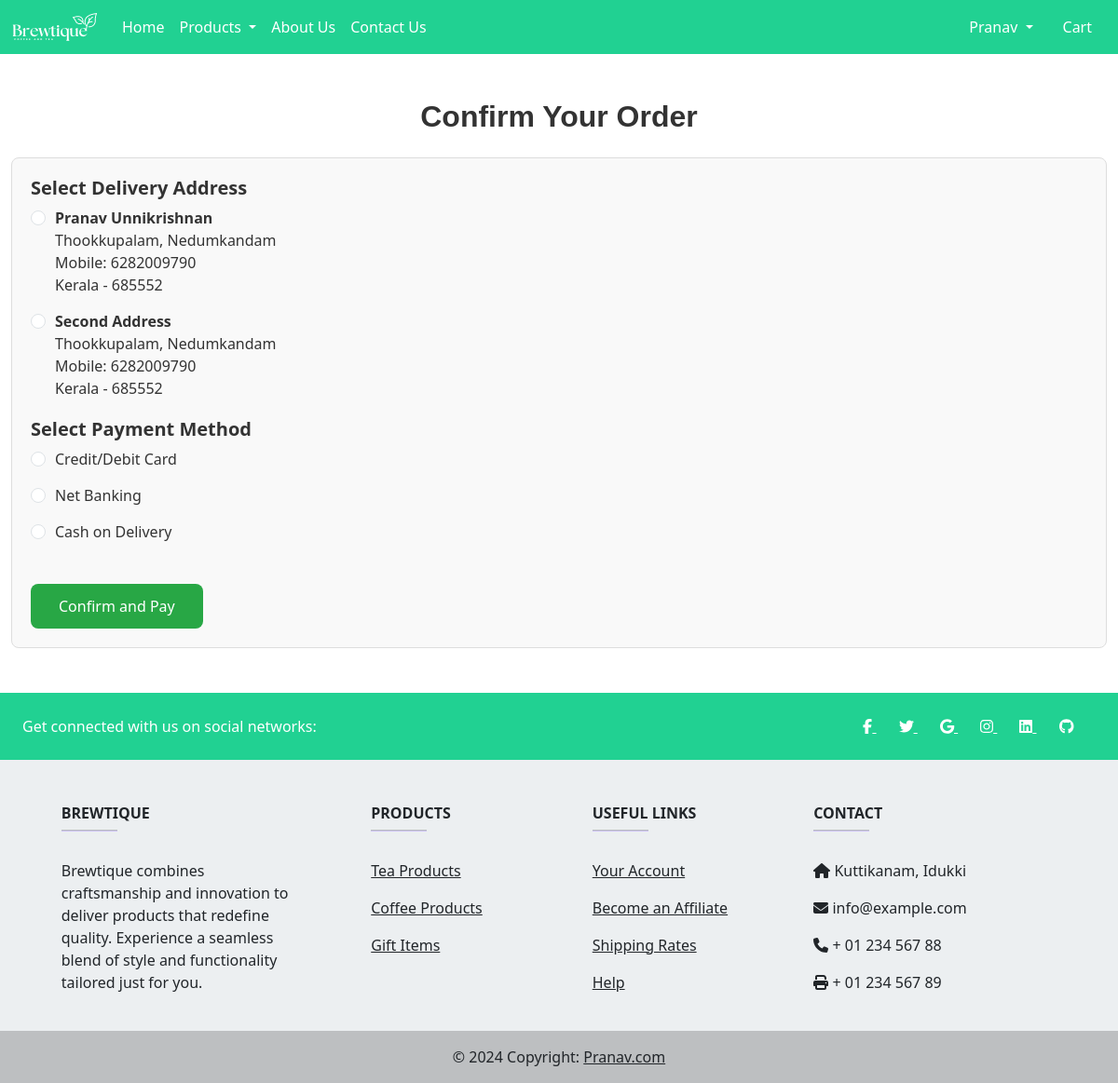
Screenshot of /confirm-order/ (signed in) with the database file from the repository.
### app/models.py (models this page shows, shortened)
class Customer(models.Model):
    user = models.ForeignKey(User, on_delete=models.CASCADE)
    name = models.CharField(max_length=100)
    locality = models.CharField(max_length=200)
    city = models.CharField(max_length=100)
    mobile = models.IntegerField()
    zipcode = models.IntegerField()
    state = models.CharField(choices=STATE_CHOICES, max_length=100)

### app/views.py (the view, shortened to what this page needs)
# urls.py: path('confirm-order/', views.ConfirmOrderView.as_view(), name='confirm-order'),
class ConfirmOrderView(View):
    def get(self, request):
        addresses = Customer.objects.filter(user=request.user)
        cart_items = Cart.objects.filter(user=request.user)
        if not cart_items:
            messages.warning(request, "Your cart is empty!")
            return redirect('showcart')
        return render(request, 'app/confirm_order.html', {
            'addresses': addresses,
            'cart_items': cart_items
        })

### app/templates/app/confirm_order.html (shortened to what this page needs)
{% extends 'app/base.html' %}
{% load static %}
{% block main-content %}
<div class="container my-5" style="max-width: 1200px; margin: 0 auto;">
    <h2 class="text-center mb-4" style="font-family: 'Arial', sans-serif; color: #333; font-weight: bold;">Confirm Your Order</h2>
    <div class="address-selection" style="padding: 20px; border: 1px solid #ddd; border-radius: 8px; background-color: #f9f9f9;">
        <h3 style="font-size: 20px; color: #333; font-weight: bold;">Select Delivery Address</h3>
        <form method="post" action="{% url 'create_order' %}">
            <div class="form-group" style="margin-bottom: 20px;">
                {% for address in addresses %}
                    <div class="form-check" style="margin-bottom: 15px;">
                        <input class="form-check-input" type="radio" name="address" id="address_{{ address.id }}" value="{{ address.id }}" required style="margin-right: 10px;">
                        <label class="form-check-label" for="address_{{ address.id }}" style="font-size: 16px; color: #333;">
                            <strong>{{ address.name }}</strong><br>
                            {{ address.locality }}, {{ address.city }}<br>
                            Mobile: {{ address.mobile }}<br>
                            {{ address.state }} - {{ address.zipcode }}
                        </label>
                    </div>
                {% empty %}
                    <p style="font-size: 16px; color: #888;">No saved addresses found. Please add an address to continue.</p>
                {% endfor %}
            </div>
            <h3 style="font-size: 20px; color: #333; font-weight: bold;">Select Payment Method</h3>
            <div class="form-check" style="margin-bottom: 15px;">
                <input class="form-check-input" type="radio" name="payment_method" id="credit_card" value="credit_card" required style="margin-right: 10px;">
                <label class="form-check-label" for="credit_card" style="font-size: 16px; color: #333;">
                    Credit/Debit Card
                </label>
            </div>
            <div class="form-check" style="margin-bottom: 15px;">
                <input class="form-check-input" type="radio" name="payment_method" id="net_banking" value="net_banking" required style="margin-right: 10px;">
                <label class="form-check-label" for="net_banking" style="font-size: 16px; color: #333;">
                    Net Banking
                </label>
            </div>
            <div class="form-check" style="margin-bottom: 20px;">
                <input class="form-check-input" type="radio" name="payment_method" id="cash_on_delivery" value="cash_on_delivery" required style="margin-right: 10px;">
                <label class="form-check-label" for="cash_on_delivery" style="font-size: 16px; color: #333;">
                    Cash on Delivery
                </label>
            </div>
            <button type="submit" class="btn btn-success mt-4" style="padding: 12px 30px; background-color: #28a745; color: white; border: none; font-size: 16px; border-radius: 8px;">Confirm and Pay</button>
        </form>
    </div>
</div>
{% endblock main-content %}

### app/templates/app/base.html (shortened to what this page needs)
{% load static %}
<!doctype html>
<html lang="en">
  <head>
    <link rel="stylesheet" href="{% static 'app/css/style.css' %}">
    <link href="https://cdn.jsdelivr.net/npm/bootstrap@5.3.3/dist/css/bootstrap.min.css" rel="stylesheet">
  </head>
  <body>
    <nav class="navbar navbar-expand-lg" style="background-color: #21d192">
      <div class="container-fluid">
        <a class="navbar-brand" href="#">
          <img src="{% static 'app/img/logo1.png' %}" alt="Company Logo">
        </a>
        <div class="collapse navbar-collapse" id="navbarSupportedContent">
          <ul class="navbar-nav me-auto mb-2 mb-lg-0">
            {% if request.user.is_authenticated %}
            <li class="nav-item">
              <a class="nav-link text-white" aria-current="page" href="/">Home</a>
            </li>
            <li class="nav-item dropdown">
              <a class="nav-link dropdown-toggle text-white" href="#" role="button" data-bs-toggle="dropdown" aria-expanded="false">
                Products
              </a>
            </li>
            <li class="nav-item">
              <a class="nav-link text-white" href="{% url 'about' %}">About Us</a>
            </li>
            <li class="nav-item">
              <a class="nav-link text-white" href="{% url 'contact' %}">Contact Us</a>
            </li>
            {% endif %}
          </ul>
        </div>
        <ul class="navbar-nav me-auto mb-2 mb-lg-0">
          {% if request.user.is_authenticated %}
          <li class="nav-item dropdown mx-2">
            <a class="nav-link dropdown-toggle text-white" href="#" role="button" data-bs-toggle="dropdown" aria-expanded="false">
              {{ request.user.first_name|default:request.user.username }}
            </a>
          </li>
          <li class="nav-item mx-2">
            <a href="{% url 'showcart' %}" class="nav-link text-white">Cart {{ cart_count }}</a>
          </li>
          {% endif %}
        </ul>
      </div>
    </nav>
    {% block main-content %}{% endblock main-content %}
     <footer
     class="text-center text-lg-start text-dark "
     style="background-color: #eceff1"
   >
     <section
       class="d-flex justify-content-between p-4 text-white"
       style="background-color: #21d192"
     >
       <div class="me-5">
         <span>Get connected with us on social networks:</span>
       </div>
       <div>
         <a href="" class="text-white me-4">
           <i class="fab fa-facebook-f"></i>
         </a>
         <a href="" class="text-white me-4">
           <i class="fab fa-twitter"></i>
         </a>
         <a href="" class="text-white me-4">
           <i class="fab fa-google"></i>
         </a>
         <a href="" class="text-white me-4">
           <i class="fab fa-instagram"></i>
         </a>
         <a href="" class="text-white me-4">
           <i class="fab fa-linkedin"></i>
         </a>
         <a href="" class="text-white me-4">
           <i class="fab fa-github"></i>
         </a>
       </div>
     </section>
     <section class="">
       <div class="container text-center text-md-start mt-5">
         <div class="row mt-3">
           <div class="col-md-3 col-lg-4 col-xl-3 mx-auto mb-4">
             <h6 class="text-uppercase fw-bold">Brewtique</h6>
             <hr
               class="mb-4 mt-0 d-inline-block mx-auto"
               style="width: 60px; background-color: #7c4dff; height: 2px"
             />
             <p>
              Brewtique combines craftsmanship and innovation to deliver products that redefine quality. Experience a seamless blend of style and functionality tailored just for you.
             </p>
           </div>
           <div class="col-md-2 col-lg-2 col-xl-2 mx-auto mb-4">
             <h6 class="text-uppercase fw-bold">Products</h6>
             <hr
               class="mb-4 mt-0 d-inline-block mx-auto"
               style="width: 60px; background-color: #7c4dff; height: 2px"
             />
             <p>
               <a href="#!" class="text-dark">Tea Products</a>
             </p>
             <p>
               <a href="#!" class="text-dark">Coffee Products</a>
             </p>
             <p>
               <a href="#!" class="text-dark">Gift Items</a>
             </p>
           </div>
           <div class="col-md-3 col-lg-2 col-xl-2 mx-auto mb-4">
             <h6 class="text-uppercase fw-bold">Useful links</h6>
             <hr
               class="mb-4 mt-0 d-inline-block mx-auto"
               style="width: 60px; background-color: #7c4dff; height: 2px"
             />
             <p>
               <a href="#!" class="text-dark">Your Account</a>
             </p>
             <p>
               <a href="#!" class="text-dark">Become an Affiliate</a>
             </p>
             <p>
               <a href="#!" class="text-dark">Shipping Rates</a>
             </p>
             <p>
               <a href="#!" class="text-dark">Help</a>
             </p>
           </div>
           <div class="col-md-4 col-lg-3 col-xl-3 mx-auto mb-md-0 mb-4">
             <h6 class="text-uppercase fw-bold">Contact</h6>
             <hr
               class="mb-4 mt-0 d-inline-block mx-auto"
               style="width: 60px; background-color: #7c4dff; height: 2px"
             />
             <p><i class="fas fa-home mr-3"></i> Kuttikanam, Idukki</p>
             <p><i class="fas fa-envelope mr-3"></i> info@example.com</p>
             <p><i class="fas fa-phone mr-3"></i> + 01 234 567 88</p>
             <p><i class="fas fa-print mr-3"></i> + 01 234 567 89</p>
           </div>
         </div>
       </div>
     </section>
     <div class="text-center p-3" style="background-color: rgba(0, 0, 0, 0.2)">
       © 2024 Copyright:
       <a class="text-dark" href="https://mdbootstrap.com/">Pranav.com</a>
     </div>
   </footer>
  </body>
</html>

### rows the page displays
Customer: name "Pranav Unnikrishnan", locality "Thookkupalam", city "Nedumkandam", mobile "6282009790", state "Kerala", zipcode "685552"
Customer: name "Second Address", locality "Thookkupalam", city "Nedumkandam", mobile "6282009790", state "Kerala", zipcode "685552"

### other values shown
{{ request.user.first_name|default:request.user.username }} "Pranav"
